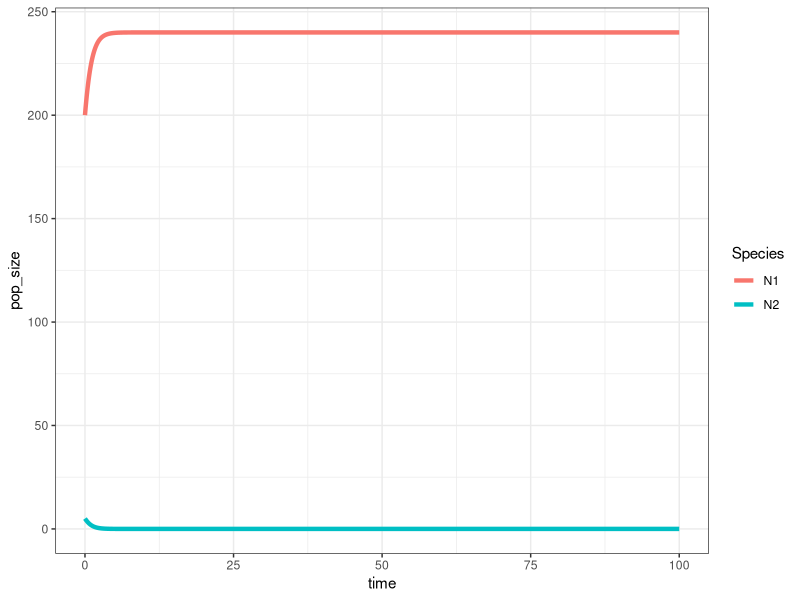
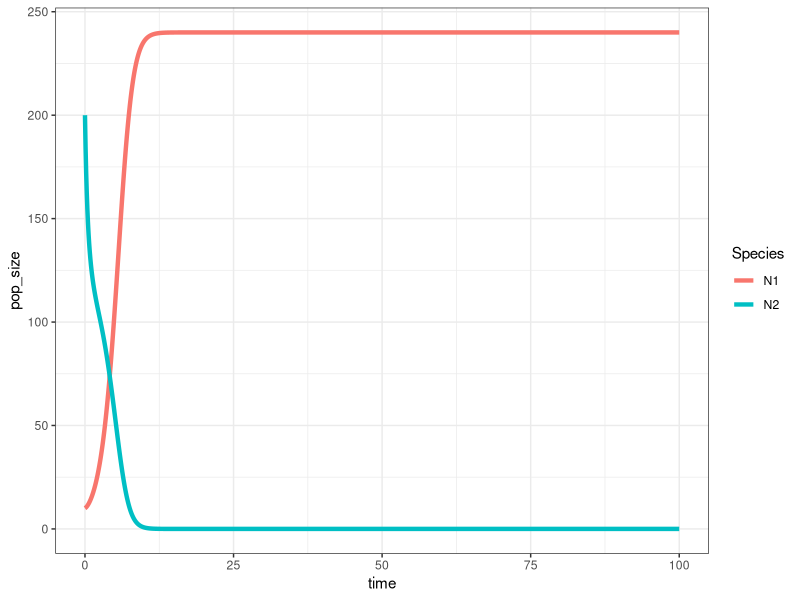
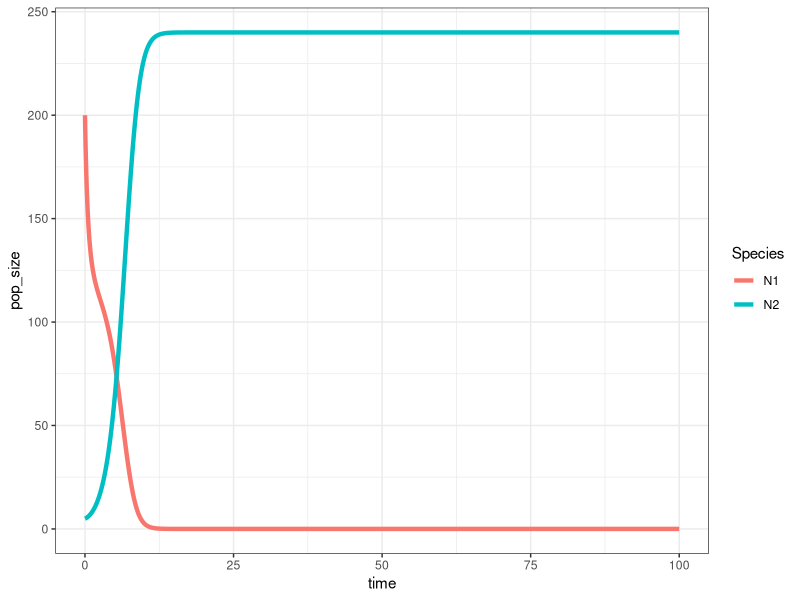
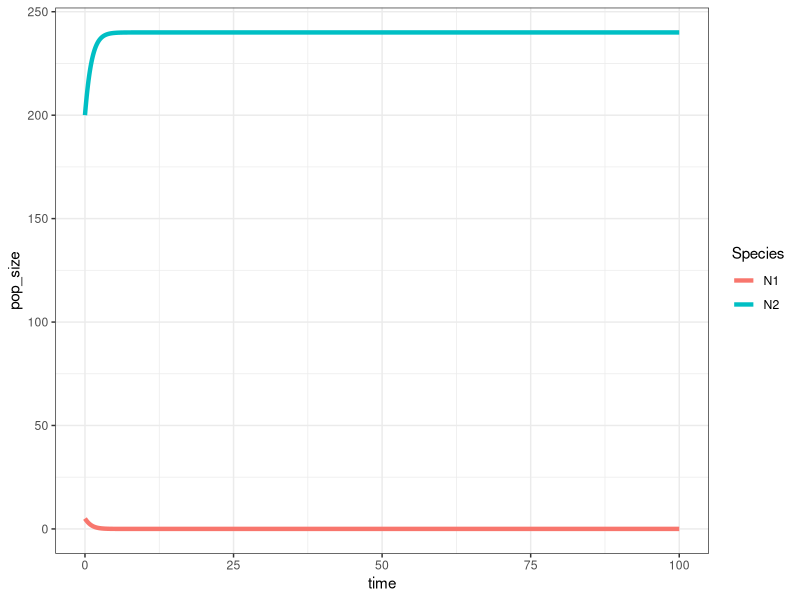
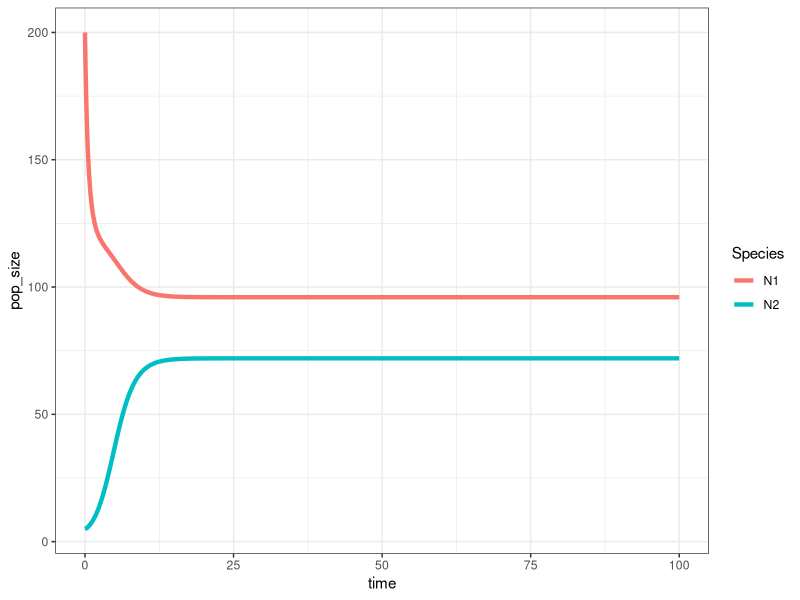
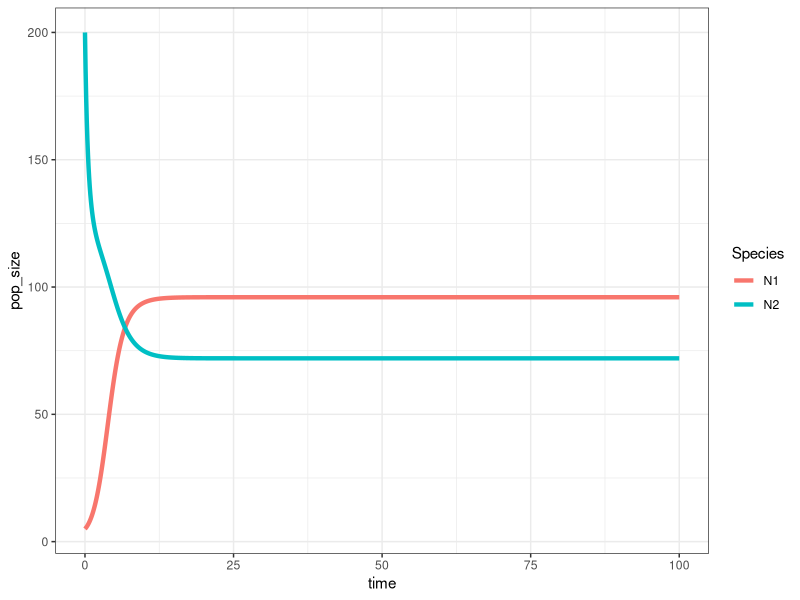
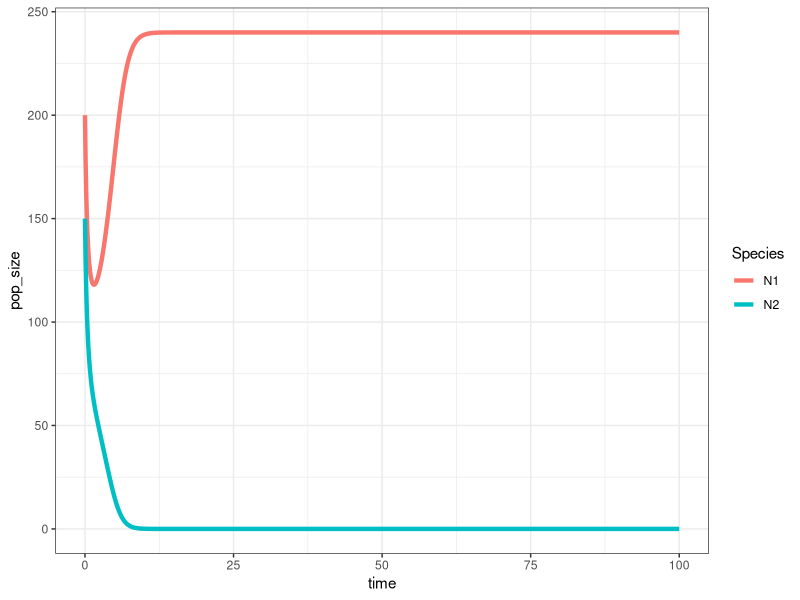
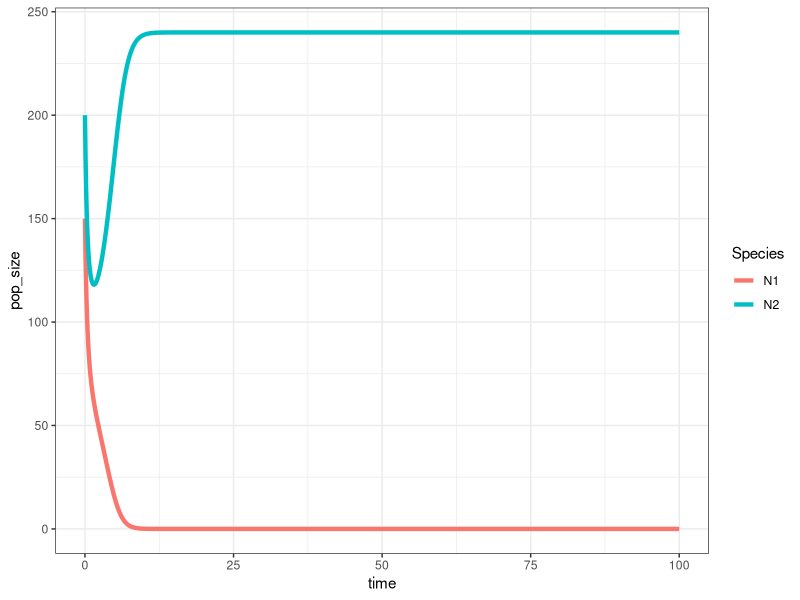

Source code (R) for these figures, in order:
## ---- chunk 1
library(ggplot2)
library(tidyverse)
library(deSolve)

LV_model <- function(r1 = 1.4, r2 = 1.2, a11 = 1/200, a21 = 1/400, a22 = 1/200, a12 = 1/300, N1_0 = 10, N2_0 = 10) {

  ### Model specification
  LV <- function(times, state, parms) {
    with(as.list(c(state, parms)), {
      dN1_dt = N1 * (r1 - a11*N1 - a12*N2)
      dN2_dt = N2 * (r2 - a22*N2 - a21*N1)
      return(list(c(dN1_dt, dN2_dt)))
    })
  }

  ### Model parameters
  times <- seq(0, 100, by = 0.1)
  state <- c(N1 = N1_0, N2 = N2_0)
  parms <- c(r1 = r1, r2 = r2, a11 = a11, a21 = a21, a22 = a22, a12 = a12)

  ### Model application
  pop_size <- ode(func = LV, times = times, y = state, parms = parms)

  ### Visualize the population dynamics
  pop_size %>%
    as.data.frame() %>%
    gather(key = "Species", value = "pop_size", -time) %>%
    ggplot(aes(x = time, y = pop_size, color = Species)) +
    geom_line(size = 1.5) +
    theme_bw()
}

  ### Different parameter settings
  ## N1_0 = 200 and N2_0 = 5
  LV_model(r1 = 1.2, r2 = 1.2, a11 = 1/200, a21 = 1/100, a22 = 1/100, a12 = 1/200, N1_0 = 200, N2_0 = 5)  # N1 wins
  ## N1_0 = 5 and N2_0 = 200
  LV_model(r1 = 1.2, r2 = 1.2, a11 = 1/200, a21 = 1/100, a22 = 1/100, a12 = 1/200, N1_0 = 10, N2_0 = 200)  # N1 wins
  
  ## N1_0 = 200 and N2_0 = 5
  LV_model(r1 = 1.2, r2 = 1.2, a11 = 1/100, a21 = 1/200, a22 = 1/200, a12 = 1/100, N1_0 = 200, N2_0 = 5)  # N2 wins
  ## N1_0 = 5 and N2_0 = 200
  LV_model(r1 = 1.2, r2 = 1.2, a11 = 1/100, a21 = 1/200, a22 = 1/200, a12 = 1/100, N1_0 = 5, N2_0 = 200)  # N2 wins
  
  ## N1_0 = 200 and N2_0 = 5
  LV_model(r1 = 1.2, r2 = 1.2, a11 = 1/100, a21 = 1/200, a22 = 1/100, a12 = 1/300, N1_0 = 200, N2_0 = 5)  # stable coexistence
  ## N1_0 = 5 and N2_0 = 200
  LV_model(r1 = 1.2, r2 = 1.2, a11 = 1/100, a21 = 1/200, a22 = 1/100, a12 = 1/300, N1_0 = 5, N2_0 = 200)  # stable coexistence
  
  ## N1_0 = 200 and N2_0 = 150
  LV_model(r1 = 1.2, r2 = 1.2, a11 = 1/200, a21 = 1/100, a22 = 1/200, a12 = 1/100, N1_0 = 200, N2_0 = 150)  # priority effect (N1 wins)
  ## N1_0 = 150 and N2_0 = 200
  LV_model(r1 = 1.2, r2 = 1.2, a11 = 1/200, a21 = 1/100, a22 = 1/200, a12 = 1/100, N1_0 = 150, N2_0 = 200)  # priority effect (N2 wins)



## ---- chunk 2
#### phase diagram
phase_plane <- function(r1, r2, a11, a21, a22, a12, title, t){
    ### Vectors
  LV <- function(times, state, parms) {
    with(as.list(c(state, parms)), {
      dN1_dt = N1 * (r1 - a11*N1 - a12*N2)
      dN2_dt = N2 * (r2 - a22*N2 - a21*N1)
      return(list(c(dN1_dt, dN2_dt)))
    })
  }

  times <- c(0, t)
  parms <- c(r1 = r1, r2 = r2, a11 = a11, a21 = a21, a22 = a22, a12 = a12)

  x_inter<- max(c(r1/a11, r2/a21))
  y_inter <- max(c(r2/a22, r1/a12))

  # create position of arrows
  vector_grid <- expand.grid(seq(5, x_inter, length.out = 10),
                             seq(5, y_inter, length.out = 10))

  vector_data <- vector_grid %>%
    pmap(., function(Var1, Var2){
      state <- c(N1 = Var1, N2 = Var2)
      pop_size <- ode(func = LV, times = times, y = state, parms = parms)
      pop_size[2, 2:3]
    }) %>%
    bind_rows() %>%
    rename(xend = N1, yend = N2) %>%
    bind_cols(vector_grid) %>%
    rename(x = Var1, y = Var2)

    ### Phase plane
    ggplot() +
      geom_abline(slope = -a11/a12, intercept = r1/a12, color = "#E41A1C", size = 1.5) +
      geom_abline(slope = -a21/a22, intercept = r2/a22, color = "#377EB8", size = 1.5) +
      geom_segment(data = vector_data,
                   aes(x = x, y = y, xend = xend, yend = yend),
                   arrow = arrow(length = unit(0.1, "cm"))) +    
      scale_x_continuous(name = "N1", limits = c(0, x_inter), expand = c(0, 0)) +
      scale_y_continuous(name = "N2", limits = c(0, y_inter), expand = c(0, 0)) +
      theme_bw(base_size = 13) +
      theme(panel.grid = element_blank(),
            plot.title = element_text(hjust = 0.5)) +
      labs(title = title)
  }

  phase_plane(r1 = 1.2, r2 = 1.2, a11 = 1/100, a21 = 1/200, a22 = 1/100, a12 = 1/300, t = 0.2, title = "Stable coexistence")

  phase_plane(r1 = 1.2, r2 = 1.2, a11 = 1/200, a21 = 1/100, a22 = 1/200, a12 = 1/100, t = 0.2, title = "Unstable coexistence (saddle)")
